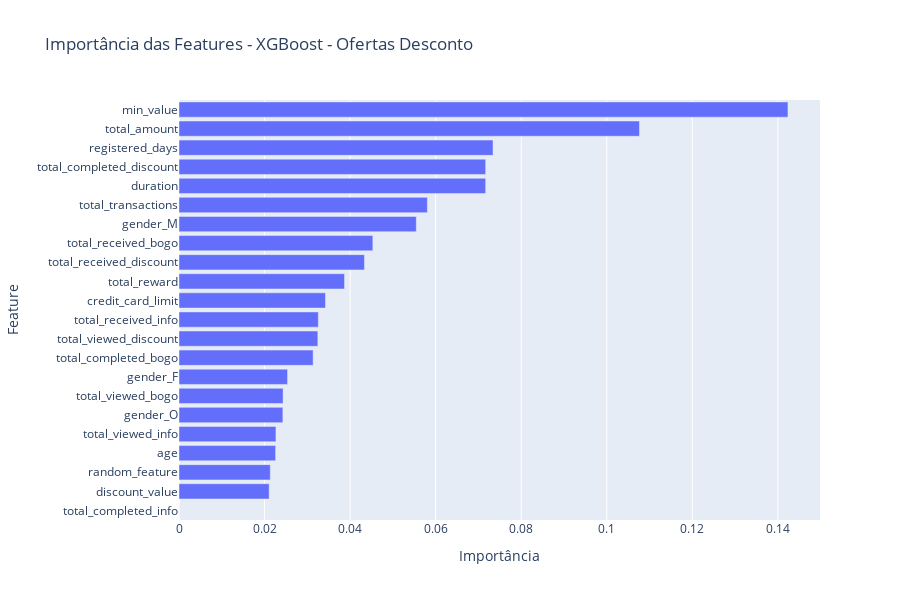

Source (notebook cell):
### Code cell
xgb_model = discount_models["XGBoost"]
importancias = xgb_model.feature_importances_
nomes_features = X_d.columns

importancia_df = pd.DataFrame({
    "Feature": nomes_features,
    "Importância": importancias
}).sort_values(by="Importância", ascending=False)

fig = go.Figure([
    go.Bar(
        x=importancia_df["Importância"],
        y=importancia_df["Feature"],
        orientation='h'
    )
])

fig.update_layout(
    title="Importância das Features - XGBoost - Ofertas Desconto",
    xaxis_title="Importância",
    yaxis_title="Feature",
    yaxis=dict(autorange="reversed"),
    height=600,
)

fig.show()

### Figure 1 — Plotly figure (JSON) as saved in the notebook; plotly's stock layout.template omitted (floating-point values rounded to 4 significant figures)
{"data": [{"orientation": "h", "type": "bar", "x": [0.1424, 0.1076, 0.07341, 0.0717, 0.07169, 0.05807, 0.05547, 0.04531, 0.04336, 0.03869, 0.03425, 0.03257, 0.03245, 0.03136, 0.02538, 0.02433, 0.02428, 0.02266, 0.02259, 0.02134, 0.02107, 0.0], "y": ["min_value", "total_amount", "registered_days", "total_completed_discount", "duration", "total_transactions", "gender_M", "total_received_bogo", "total_received_discount", "total_reward", "credit_card_limit", "total_received_info", "total_viewed_discount", "total_completed_bogo", "gender_F", "total_viewed_bogo", "gender_O", "total_viewed_info", "age", "random_feature", "discount_value", "total_completed_info"]}], "layout": {"height": 600, "title": {"text": "Importância das Features - XGBoost - Ofertas Desconto"}, "xaxis": {"title": {"text": "Importância"}}, "yaxis": {"autorange": "reversed", "title": {"text": "Feature"}}}}
